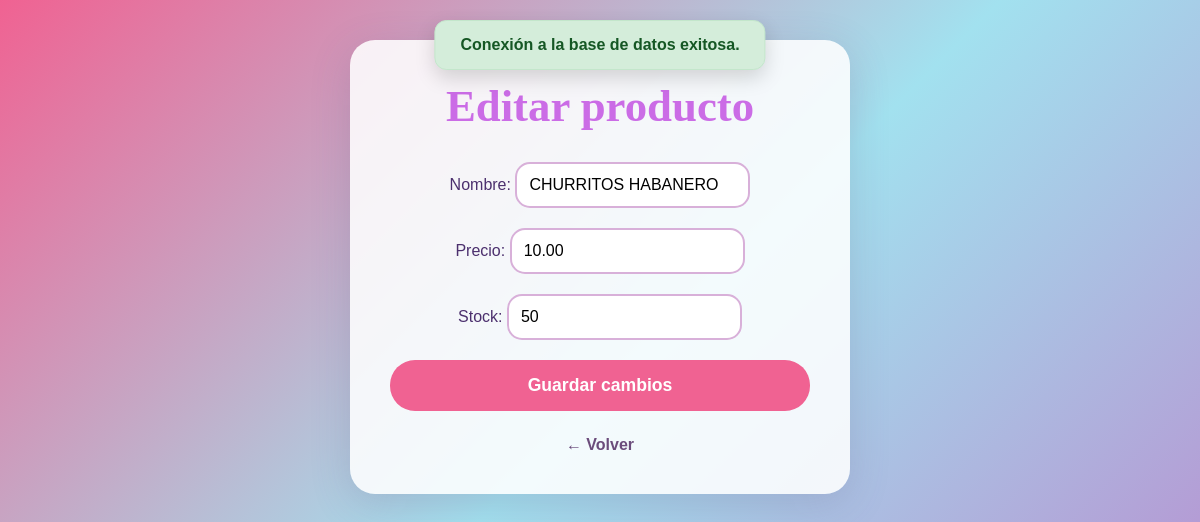
Page /editar_producto.php?id=4 (signed in) on the committed database.
### tables this page shows
CREATE TABLE `productos` (
  `id_producto` int(11) NOT NULL,
  `nombre` varchar(50) NOT NULL,
  `precio` decimal(10,2) NOT NULL,
  `stock` int(11) NOT NULL DEFAULT '0'
);

### editar_producto.php (the view, shortened to what this page needs)
<?php
require 'conexion.php';
$id_producto = $_GET["id"] ?? null;
$mensaje = "";
$error = "";
if ($_SERVER["REQUEST_METHOD"] == "POST") {
    $nombre = trim($_POST["nombre"]);
    $precio = floatval($_POST["precio"]);
    $stock = intval($_POST["stock"]);
    try {
        $stmt = $conn->prepare("CALL editar_producto(?, ?, ?, ?)");
        $stmt->execute([$id_producto, $nombre, $precio, $stock]);
        do {
            if ($stmt->columnCount()) {
                $resultado = $stmt->fetch(PDO::FETCH_ASSOC);
                if ($resultado) {
                    if (isset($resultado['mensaje'])) {
                        $mensaje = $resultado['mensaje'];
                        $stmt2 = $conn->prepare("SELECT * FROM productos WHERE id_producto = ?");
                        $stmt2->execute([$id_producto]);
                        $producto = $stmt2->fetch();
                    } elseif (isset($resultado['error'])) {
                        $error = $resultado['error'];
                    }
                }
            }
        } while ($stmt->nextRowset());
    } catch(PDOException $e) {
        $error = "Error: " . $e->getMessage();
    }
} else {
    $stmt = $conn->prepare("SELECT * FROM productos WHERE id_producto = ?");
    $stmt->execute([$id_producto]);
    $producto = $stmt->fetch();
}
?>
<!DOCTYPE html>
<html lang="es">
<head>
</head>
<body>
    <div class="contenedor-principal">
    <h1>Editar producto</h1>
    <?php if (!empty($producto)): ?>
        <form method="post">
            <label>Nombre:
                <input type="text" name="nombre" value="<?php echo htmlspecialchars($producto['nombre']); ?>" >
            </label>
            <label>Precio:
                <input type="number" step=".5" name="precio" value="<?php echo $producto['precio']; ?>" >
            </label>
            <label>Stock:
                <input type="number" name="stock" value="<?php echo $producto['stock']; ?>" >
            </label>
            <button type="submit">Guardar cambios</button>
        </form>
    <?php elseif (empty($mensaje) && empty($error)): ?>
        <p class="error">Producto no encontrado.</p>
    <?php endif; ?>
    <p><a href="admin.php">← Volver</a></p>
    </div>
</body>
</html>

### editar_producto.php (style rules this page uses)
* { box-sizing: border-box; margin: 0; padding: 0; }
body { font-family: 'Poppins', sans-serif; background: linear-gradient(135deg, #f06292, #a2e1ef, #bb82cb); color: #4c306e; padding: 40px; min-height: 100vh; display: flex; justify-content: center; align-items: flex-start; }
.contenedor-principal { background: #ffffffdd; border-radius: 25px; padding: 40px; max-width: 500px; width: 100%; box-shadow: 0 10px 40px rgba(107, 76, 123, 0.2); text-align: center; }
h1 { font-family: 'Baloo 2', cursive; font-size: 2.8rem; color: #cb6ce6; margin-bottom: 30px; }
form { display: flex; flex-direction: column; gap: 20px; }
input[type="text"], input[type="number"] { padding: 12px; border-radius: 15px; border: 2px solid #d8b0d9; font-size: 1rem; outline: none; transition: border-color 0.3s ease; }
button { background: #f06292; color: white; border: none; padding: 15px; border-radius: 25px; font-size: 1.1rem; cursor: pointer; transition: background 0.3s ease; font-weight: 700; }
a { display: inline-block; margin-top: 25px; color: #6b4c7b; text-decoration: none; font-weight: 600; transition: color 0.3s ease; }

### rows in the picture
productos: nombre "CHURRITOS HABANERO", precio "10.00", stock "50"
